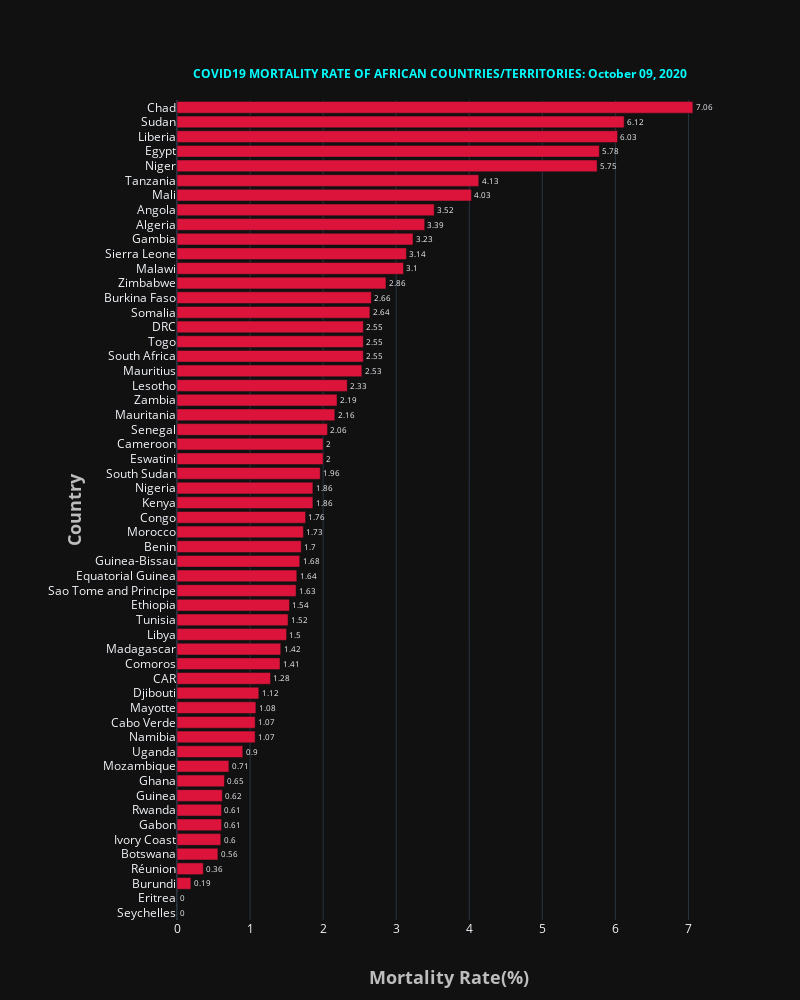

Notebook source saved alongside this figure:
### Markdown cell above
<a id='mortality'></a>

### Code cell
fig = go.Figure()

fig.add_trace(go.Bar(y = african_mortality100['Country_Other'][::-1],x=african_mortality100['Mortality_Rate'][::-1],
                     text=african_mortality100['Mortality_Rate'][::-1],textposition='outside',name = "Afria",marker_color='Crimson',orientation='h',                  
))
fig.update_layout(
    template='plotly_dark',
    title={
        'text': '<b>COVID19 MORTALITY RATE OF AFRICAN COUNTRIES/TERRITORIES: ' + date_string +'</b>',
        'y':0.93,
        'x':0.55,
        'xanchor': 'center',
        'yanchor': 'top',
        'font_color':'Cyan',
        'font_size':12},
    xaxis=dict(title='<b>Mortality Rate(%)</b>',titlefont_size=18, titlefont=dict(color='#BDBDBD')),
    yaxis=dict(title='<b>Country</b>',titlefont_size=18, tickprefix="      ", titlefont=dict(color='#BDBDBD')),
    autosize=False,
    width=800,
    height=1000,     
)

fig.show()

### Figure 1 — Plotly figure (JSON) as saved in the notebook; plotly's stock layout.template omitted (floating-point values rounded to 4 significant figures)
{"data": [{"marker": {"color": "Crimson"}, "name": "Afria", "orientation": "h", "text": [0, 0, 0.19, 0.36, 0.56, 0.6, 0.61, 0.61, 0.62, 0.65, 0.71, 0.9, 1.07, 1.07, 1.08, 1.12, 1.28, 1.41, 1.42, 1.5, 1.52, 1.54, 1.63, 1.64, 1.68, 1.7, 1.73, 1.76, 1.86, 1.86, 1.96, 2, 2, 2.06, 2.16, 2.19, 2.33, 2.53, 2.55, 2.55, 2.55, 2.64, 2.66, 2.86, 3.1, 3.14, 3.23, 3.39, 3.52, 4.03, 4.13, 5.75, 5.78, 6.03, 6.12, 7.06], "textposition": "outside", "type": "bar", "x": [0, 0, 0.19, 0.36, 0.56, 0.6, 0.61, 0.61, 0.62, 0.65, 0.71, 0.9, 1.07, 1.07, 1.08, 1.12, 1.28, 1.41, 1.42, 1.5, 1.52, 1.54, 1.63, 1.64, 1.68, 1.7, 1.73, 1.76, 1.86, 1.86, 1.96, 2, 2, 2.06, 2.16, 2.19, 2.33, 2.53, 2.55, 2.55, 2.55, 2.64, 2.66, 2.86, 3.1, 3.14, 3.23, 3.39, 3.52, 4.03, 4.13, 5.75, 5.78, 6.03, 6.12, 7.06], "y": ["Seychelles", "Eritrea", "Burundi", "Réunion", "Botswana", "Ivory Coast", "Gabon", "Rwanda", "Guinea", "Ghana", "Mozambique", "Uganda", "Namibia", "Cabo Verde", "Mayotte", "Djibouti", "CAR", "Comoros", "Madagascar", "Libya", "Tunisia", "Ethiopia", "Sao Tome and Principe", "Equatorial Guinea", "Guinea-Bissau", "Benin", "Morocco", "Congo", "Kenya", "Nigeria", "South Sudan", "Eswatini", "Cameroon", "Senegal", "Mauritania", "Zambia", "Lesotho", "Mauritius", "South Africa", "Togo", "DRC", "Somalia", "Burkina Faso", "Zimbabwe", "Malawi", "Sierra Leone", "Gambia", "Algeria", "Angola", "Mali", "Tanzania", "Niger", "Egypt", "Liberia", "Sudan", "Chad"]}], "layout": {"autosize": false, "height": 1000, "title": {"font": {"color": "Cyan", "size": 12}, "text": "<b>COVID19 MORTALITY RATE OF AFRICAN COUNTRIES/TERRITORIES: October 09, 2020</b>", "x": 0.55, "xanchor": "center", "y": 0.93, "yanchor": "top"}, "width": 800, "xaxis": {"title": {"font": {"color": "#BDBDBD", "size": 18}, "text": "<b>Mortality Rate(%)</b>"}}, "yaxis": {"tickprefix": "      ", "title": {"font": {"color": "#BDBDBD", "size": 18}, "text": "<b>Country</b>"}}}}
